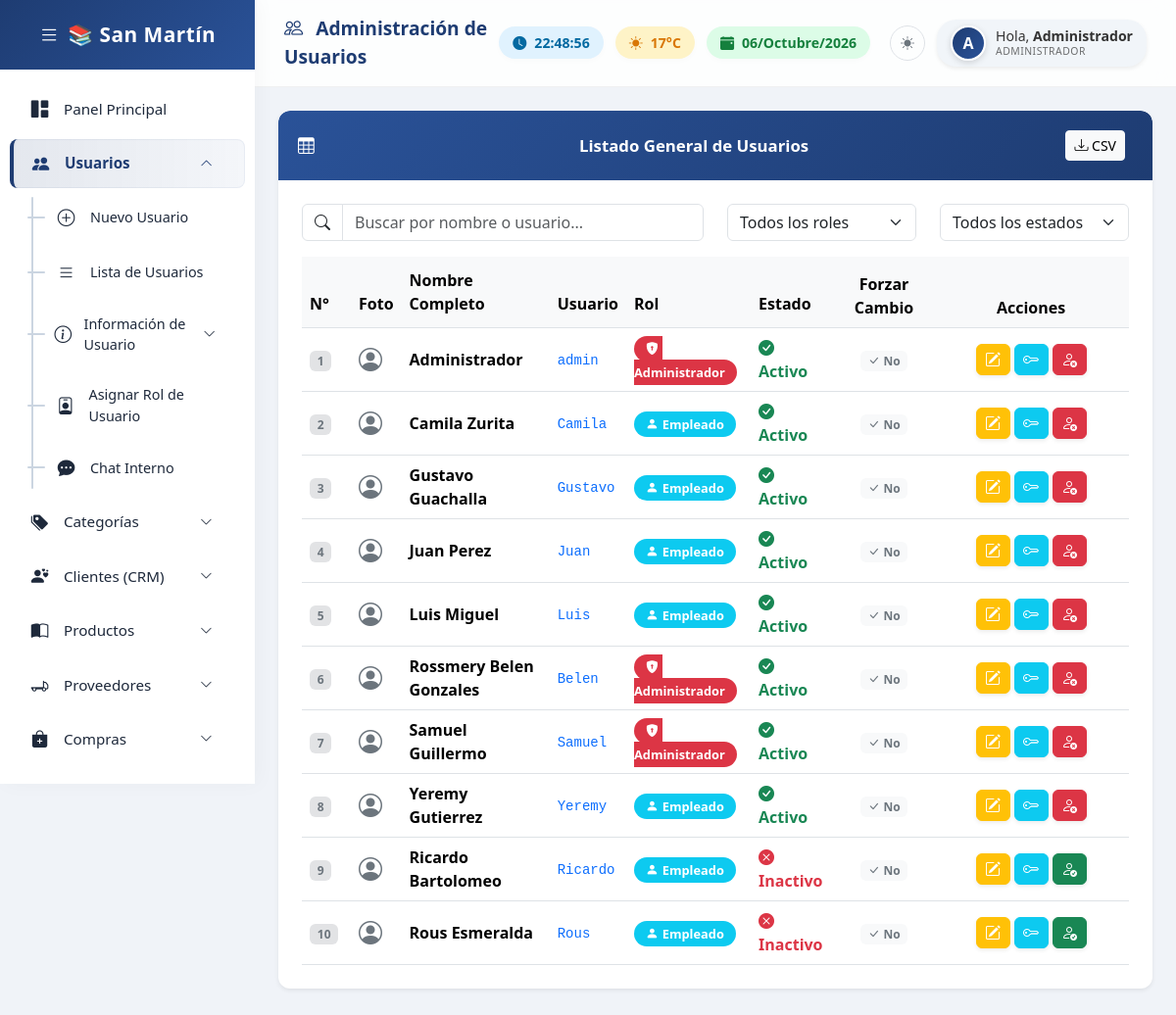
Page /usuarios/index.php (signed in) on the committed database.
### tables this page shows
CREATE TABLE `usuarios` (
  `id` int(11) NOT NULL AUTO_INCREMENT,
  `nombre` varchar(100) DEFAULT NULL,
  `usuario` varchar(50) DEFAULT NULL,
  `password` varchar(255) DEFAULT NULL,
  `password_hash` varchar(255) DEFAULT NULL,
  `rol` varchar(30) DEFAULT NULL,
  `estado` varchar(20) DEFAULT 'Activo',
  `forzar_cambio` tinyint(1) DEFAULT 0,
  `imagen` varchar(255) DEFAULT NULL,
  `foto` varchar(255) DEFAULT NULL,
  `firma` text DEFAULT NULL,
  `fecha_registro` timestamp NOT NULL DEFAULT current_timestamp(),
  `ultimo_acceso` datetime DEFAULT NULL,
  `tema` varchar(10) DEFAULT 'light',
  PRIMARY KEY (`id`)
);

### usuarios/index.php (the view, shortened to what this page needs)
<?php
$por_pagina = 10;
$pagina = isset($_GET['pagina']) ? max(1, intval($_GET['pagina'])) : 1;
$offset = ($pagina - 1) * $por_pagina;
$usuarios = mysqli_query($conexion, "SELECT * FROM usuarios ORDER BY estado ASC, nombre ASC LIMIT $por_pagina OFFSET $offset");
?>
<!DOCTYPE html>
<html lang="es">
<head>
    <link href="https://cdn.jsdelivr.net/npm/bootstrap@5.3.3/dist/css/bootstrap.min.css" rel="stylesheet">
    <link rel="stylesheet" href="https://cdn.jsdelivr.net/npm/bootstrap-icons@1.11.3/font/bootstrap-icons.min.css">
<link rel="stylesheet" href="/includes/base.css">
</head>
<body>
<?php $base_path = '../'; include '../includes/sidebar.php'; ?>
<div class="main-content">
    <div class="topbar">
        <div class="topbar-title"><i class="bi bi-people me-2"></i> Administración de Usuarios</div>
        <div class="topbar-widgets">
            <div class="widget-box widget-time"><i class="bi bi-clock-fill me-2"></i> <span id="live-clock">00:00:00</span></div>
            <div class="widget-box widget-weather"><i class="bi bi-sun-fill me-2"></i> <span>17°C</span></div>
            <div class="widget-box widget-date"><i class="bi bi-calendar-event-fill me-2"></i> <span id="live-date">--/--/----</span></div>
            <div class="user-profile shadow-sm">
    <div class="profile-avatar-wrap"><?php if(!empty($_SESSION["imagen"])): ?><img src="../assets/uploads/usuarios/<?php echo $_SESSION["imagen"]; ?>" class="profile-avatar"><?php else: ?><div class="profile-avatar-inicial"><?php echo strtoupper(substr($_SESSION["nombre"],0,1)); ?></div><?php endif; ?></div>
    <div class="profile-info">
        <div class="profile-name">Hola, <strong><?php echo $_SESSION["nombre"]; ?></strong></div>
        <div class="profile-role"><?php echo $_SESSION["rol"]; ?></div>
    </div>
</div>        </div>
    </div>
    <div class="container-fluid p-4 content-wrap">
        <div class="panel-custom shadow-sm">
            <div class="panel-custom-header">
                <i class="bi bi-table me-2"></i> <span class="menu-text"> Listado General de Usuarios</span>
                <span>
                    <a href="?export=csv" class="btn btn-sm btn-light me-2"><i class="bi bi-download"></i> <span class="menu-text">CSV</span></a>
                </span>
            </div>
            <div class="panel-custom-body p-4">
                <div class="row mb-3">
                    <div class="col-md-6">
                        <div class="input-group">
                            <span class="input-group-text bg-white"><i class="bi bi-search"></i></span>
                            <input type="text" id="buscador" class="form-control" placeholder="Buscar por nombre o usuario..." onkeyup="filtrarTabla()">
                        </div>
                    </div>
                    <div class="col-md-3">
                        <select id="filtro_rol" class="form-select" onchange="filtrarTabla()">
                            <option value="">Todos los roles</option>
                        </select>
                    </div>
                    <div class="col-md-3">
                        <select id="filtro_estado" class="form-select" onchange="filtrarTabla()">
                            <option value="">Todos los estados</option>
                        </select>
                    </div>
                </div>
                <div class="table-responsive">
                    <table class="table table-hover align-middle mb-0" id="tabla-usuarios">
                        <thead>
                            <tr class="table-light border-bottom">
                                <th style="width: 50px; padding: 12px 8px;">N°</th>
                                <th style="width: 50px; padding: 12px 8px;">Foto</th>
                                <th style="padding: 12px 8px;">Nombre Completo</th>
                                <th style="padding: 12px 8px;">Usuario</th>
                                <th style="padding: 12px 8px;">Rol</th>
                                <th style="padding: 12px 8px;">Estado</th>
                                <th class="text-center" style="width:100px;">Forzar Cambio</th>
                                <th class="text-center" style="width: 200px;">Acciones</th>
                            </tr>
                        </thead>
                        <tbody>
                            <?php
                            $num = 1;
                            mysqli_data_seek($usuarios, 0);
                            while($fila=mysqli_fetch_assoc($usuarios)){
                            ?>
                            <tr>
                                <td><span class="badge bg-secondary-subtle text-secondary fw-bold"><?php echo $num++; ?></span></td>
                                <td>
                                    <?php if(!empty($fila['imagen']) && file_exists("../assets/uploads/usuarios/{$fila['imagen']}")): ?>
                                        <img src="../assets/uploads/usuarios/<?php echo $fila['imagen']; ?>" style="width: 35px; height: 35px; border-radius: 50%; object-fit: cover;" alt="Foto">
                                    <?php else: ?>
                                        <i class="bi bi-person-circle text-secondary" style="font-size: 1.5rem;"></i>
                                    <?php endif; ?>
                                </td>
                                <td><strong><?php echo $fila['nombre']; ?></strong></td>
                                <td><code class="text-primary"><?php echo $fila['usuario']; ?></code></td>
                                <td>
                                    <?php if(strtolower($fila['rol']) == 'administrador' || strtolower($fila['rol']) == 'admin'): ?>
                                        <span class="rol-badge-admin"><i class="bi bi-shield-lock-fill me-1"></i><?php echo $fila['rol']; ?></span>
                                    <?php else: ?>
                                        <span class="rol-badge-empleado"><i class="bi bi-person-fill me-1"></i><?php echo $fila['rol']; ?></span>
                                    <?php endif; ?>
                                </td>
                                <td>
                                    <?php if(strtolower($fila['estado']) == 'activo'): ?>
                                        <span class="estado-activo"><i class="bi bi-check-circle-fill"></i> Activo</span>
                                    <?php else: ?>
                                        <span class="estado-inactivo"><i class="bi bi-x-circle-fill"></i> Inactivo</span>
                                    <?php endif; ?>
                                </td>
                                <td class="text-center">
                                    <?php if($fila['forzar_cambio']): ?>
                                        <span class="badge bg-warning text-dark"><i class="bi bi-exclamation-triangle-fill me-1"></i>Pendiente</span>
                                    <?php else: ?>
                                        <span class="badge bg-light text-secondary"><i class="bi bi-check-lg me-1"></i>No</span>
                                    <?php endif; ?>
                                </td>
                                <td class="text-center">
                                    <div class="d-flex justify-content-center gap-1">
                                        <button class="btn btn-warning btn-sm shadow-sm rounded-2 text-white d-flex align-items-center justify-content-center" style="width: 35px; height: 32px;" data-bs-toggle="modal" data-bs-target="#modalEditarUsuario<?php echo $fila['id']; ?>" data-bs-title="Editar">
                                            <i class="bi bi-pencil-square fs-6"></i>
                                        </button>
                                        <a href="?reset_pass=<?php echo $fila['id']; ?>" class="btn btn-info btn-sm shadow-sm rounded-2 text-white d-flex align-items-center justify-content-center" style="width: 35px; height: 32px;" data-confirm="¿Resetear clave a <?php echo $fila['nombre']; ?>? Deberá cambiarla al iniciar sesión." data-bs-toggle="tooltip" data-bs-title="Resetear clave">
                                            <i class="bi bi-key fs-6"></i>
                                        </a>
                                        <?php if(strtolower($fila['estado']) == 'activo'): ?>
                                        <a href="eliminar.php?id=<?php echo $fila['id']; ?>&redirect=index.php" class="btn btn-danger btn-sm shadow-sm rounded-2 d-flex align-items-center justify-content-center" style="width: 35px; height: 32px;" data-confirm="¿Desactivar usuario <?php echo $fila['nombre']; ?>?" data-bs-toggle="tooltip" data-bs-title="Desactivar">
                                            <i class="bi bi-person-x fs-6"></i>
                                        </a>
                                        <?php else: ?>
                                        <a href="activar.php?id=<?php echo $fila['id']; ?>" class="btn btn-success btn-sm shadow-sm rounded-2 d-flex align-items-center justify-content-center" style="width: 35px; height: 32px;" data-confirm="¿Reactivar usuario <?php echo $fila['nombre']; ?>?" data-bs-toggle="tooltip" data-bs-title="Reactivar">
                                            <i class="bi bi-person-check fs-6"></i>
                                        </a>
                                        <?php endif; ?>
                                    </div>
                                </td>
                            </tr>
                            <?php } ?>
                        </tbody>
                    </table>
                </div>
            </div>
        </div>
    </div>
</div>
</body>
</html>

### includes/sidebar.php (shortened to what this page needs)
<?php
$dir_actual = basename(dirname($_SERVER['PHP_SELF']));
function es_activo($modulos, $dir_actual) {
    if (is_array($modulos)) return in_array($dir_actual, $modulos) ? 'active' : '';
    return ($dir_actual === $modulos) ? 'active' : '';
}
function expanded($modulos, $dir_actual) {
    if (is_array($modulos)) return in_array($dir_actual, $modulos) ? 'true' : 'false';
    return ($dir_actual === $modulos) ? 'true' : 'false';
}
function show_collapse($modulos, $dir_actual) {
    if (is_array($modulos)) return in_array($dir_actual, $modulos) ? 'show' : '';
    return ($dir_actual === $modulos) ? 'show' : '';
}
?>
<div class="sidebar" id="mainSidebar">
    <div class="sidebar-brand"><i class="bi bi-list" id="sidebarToggle" style="cursor:pointer;font-size:1.3rem;margin-right:8px;" title="Alternar menú"></i><span class="brand-text">📚 San Martín</span></div>
    <div class="sidebar-menu" id="sidebarMenu">
        <a href="<?php echo BASE_PATH; ?>dashboard/index.php" class="<?php echo es_activo('dashboard', $dir_actual); ?>">
            <i class="bi bi-grid-1x2-fill"></i> <span class="menu-text">Panel Principal</span>
        </a>
        <a href="#sub-usuarios" data-bs-toggle="collapse" class="collapse-toggle <?php echo es_activo(['usuarios', 'chat'], $dir_actual); ?>" aria-expanded="<?php echo expanded(['usuarios', 'chat'], $dir_actual); ?>">
            <i class="bi bi-people-fill"></i> <span class="menu-text">Usuarios</span>
            <i class="bi bi-chevron-down chevron-icon ms-auto"></i>
        </a>
        <div class="collapse collapse-submenu <?php echo show_collapse(['usuarios', 'chat'], $dir_actual); ?>" id="sub-usuarios">
            <a href="<?php echo BASE_PATH; ?>usuarios/nuevo.php"><i class="bi bi-plus-circle"></i> <span class="menu-text">Nuevo Usuario</span></a>
            <a href="<?php echo BASE_PATH; ?>usuarios/index.php"><i class="bi bi-list"></i> <span class="menu-text">Lista de Usuarios</span></a>
            <a href="#sub-info" data-bs-toggle="collapse" class="collapse-toggle" aria-expanded="false">
                <i class="bi bi-info-circle"></i> <span class="menu-text">Información de Usuario</span>
                <i class="bi bi-chevron-down chevron-icon ms-auto"></i>
            </a>
            <a href="<?php echo BASE_PATH; ?>usuarios/asignar_rol.php"><i class="bi bi-person-badge"></i> <span class="menu-text">Asignar Rol de Usuario</span></a>
            <a href="<?php echo BASE_PATH; ?>chat/index.php">
                <i class="bi bi-chat-dots-fill"></i> <span class="menu-text">Chat Interno</span>
            </a>
        </div>
        <a href="#sub-categorias" data-bs-toggle="collapse" class="collapse-toggle <?php echo es_activo('categorias', $dir_actual); ?>" aria-expanded="<?php echo expanded('categorias', $dir_actual); ?>">
            <i class="bi bi-tags-fill"></i> <span class="menu-text">Categorías</span>
            <i class="bi bi-chevron-down chevron-icon ms-auto"></i>
        </a>
        <a href="#sub-clientes" data-bs-toggle="collapse" class="collapse-toggle <?php echo es_activo('clientes', $dir_actual); ?>" aria-expanded="<?php echo expanded('clientes', $dir_actual); ?>">
            <i class="bi bi-person-hearts"></i> <span class="menu-text">Clientes (CRM)</span>
            <i class="bi bi-chevron-down chevron-icon ms-auto"></i>
        </a>
        <a href="#sub-productos" data-bs-toggle="collapse" class="collapse-toggle <?php echo es_activo('productos', $dir_actual); ?>" aria-expanded="<?php echo expanded('productos', $dir_actual); ?>">
            <i class="bi bi-book-half"></i> <span class="menu-text">Productos</span>
            <i class="bi bi-chevron-down chevron-icon ms-auto"></i>
        </a>
        <a href="#sub-proveedores" data-bs-toggle="collapse" class="collapse-toggle <?php echo es_activo('proveedores', $dir_actual); ?>" aria-expanded="<?php echo expanded('proveedores', $dir_actual); ?>">
            <i class="bi bi-truck-flatbed"></i> <span class="menu-text">Proveedores</span>
            <i class="bi bi-chevron-down chevron-icon ms-auto"></i>
        </a>
        <a href="#sub-compras" data-bs-toggle="collapse" class="collapse-toggle <?php echo es_activo('compras', $dir_actual); ?>" aria-expanded="<?php echo expanded('compras', $dir_actual); ?>">
            <i class="bi bi-bag-plus-fill"></i> <span class="menu-text">Compras</span>
            <i class="bi bi-chevron-down chevron-icon ms-auto"></i>
        </a>
        <a href="#sub-ventas" data-bs-toggle="collapse" class="collapse-toggle <?php echo es_activo(['ventas', 'pedidos'], $dir_actual); ?>" aria-expanded="<?php echo expanded(['ventas', 'pedidos'], $dir_actual); ?>">
            <i class="bi bi-cash-stack"></i> <span class="menu-text">Ventas</span>
        </a>
    </div>
</div>
<?php
$mostrar_welcome = !empty($_SESSION['welcome']);
?>
<?php if ($mostrar_welcome): ?>
<div class="position-fixed top-0 end-0 p-3" style="z-index: 9999;">
</div>
<?php endif; ?>

### rows in the picture
usuarios: nombre "Administrador", usuario "admin", rol "Administrador", estado "Activo" (drawn), forzar_cambio 0 (drawn)
usuarios: nombre "Camila Zurita", usuario "Camila", rol "Empleado", estado "Activo" (drawn), forzar_cambio 0 (drawn)
usuarios: nombre "Gustavo Guachalla", usuario "Gustavo", rol "Empleado", estado "Activo" (drawn), forzar_cambio 0 (drawn)
usuarios: nombre "Juan Perez", usuario "Juan", rol "Empleado", estado "Activo" (drawn), forzar_cambio 0 (drawn)
usuarios: nombre "Luis Miguel", usuario "Luis", rol "Empleado", estado "Activo" (drawn), forzar_cambio 0 (drawn)
usuarios: nombre "Rossmery Belen Gonzales", usuario "Belen", rol "Administrador", estado "Activo" (drawn), forzar_cambio 0 (drawn)
usuarios: nombre "Samuel Guillermo", usuario "Samuel", rol "Administrador", estado "Activo" (drawn), forzar_cambio 0 (drawn)
usuarios: nombre "Yeremy Gutierrez", usuario "Yeremy", rol "Empleado", estado "Activo" (drawn), forzar_cambio 0 (drawn)
usuarios: nombre "Ricardo Bartolomeo", usuario "Ricardo", rol "Empleado", estado "Inactivo" (drawn), forzar_cambio 0 (drawn)
usuarios: nombre "Rous Esmeralda", usuario "Rous", rol "Empleado", estado "Inactivo" (drawn), forzar_cambio 0 (drawn)

### other values in the picture
substr($_SESSION["nombre"],0,1) "A"
$_SESSION["nombre"] "Administrador"
$_SESSION["rol"] "ADMINISTRADOR"
